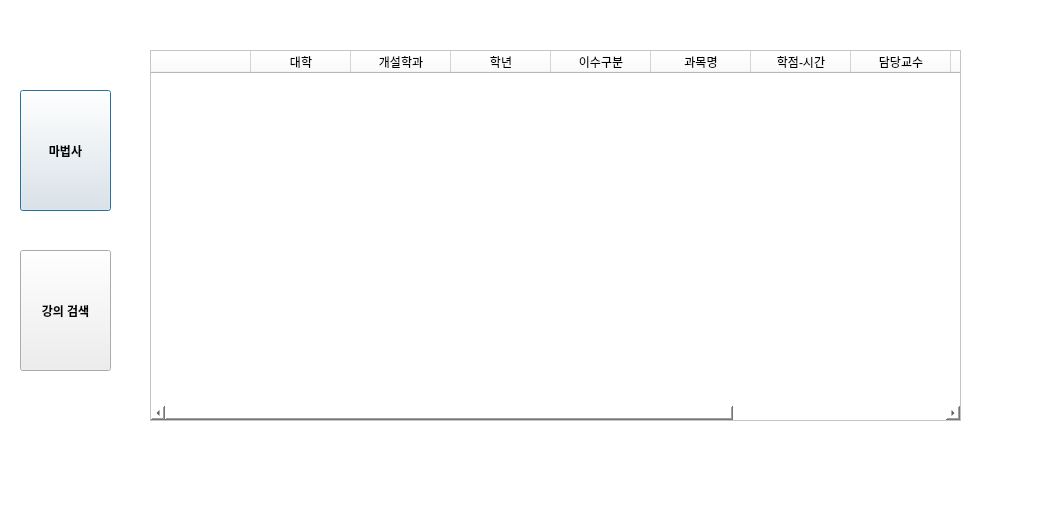
<?xml version="1.0" encoding="UTF-8"?>
<ui version="4.0">
 <class>Dialog</class>
 <widget class="QDialog" name="Dialog">
  <property name="geometry">
   <rect>
    <x>0</x>
    <y>0</y>
    <width>1042</width>
    <height>505</height>
   </rect>
  </property>
  <property name="windowTitle">
   <string>Dialog</string>
  </property>
  <property name="styleSheet">
   <string notr="true">background-color: rgb(255, 255, 255)</string>
  </property>
  <widget class="QTableWidget" name="table1">
   <property name="geometry">
    <rect>
     <x>150</x>
     <y>50</y>
     <width>811</width>
     <height>371</height>
    </rect>
   </property>
   <property name="dragEnabled">
    <bool>true</bool>
   </property>
   <property name="dragDropMode">
    <enum>QAbstractItemView::NoDragDrop</enum>
   </property>
   <property name="defaultDropAction">
    <enum>Qt::CopyAction</enum>
   </property>
   <property name="gridStyle">
    <enum>Qt::SolidLine</enum>
   </property>
   <property name="sortingEnabled">
    <bool>false</bool>
   </property>
   <property name="rowCount">
    <number>0</number>
   </property>
   <attribute name="horizontalHeaderCascadingSectionResizes">
    <bool>false</bool>
   </attribute>
   <column>
    <property name="text">
     <string/>
    </property>
   </column>
   <column>
    <property name="text">
     <string>대학</string>
    </property>
    <property name="background">
     <color>
      <red>242</red>
      <green>255</green>
      <blue>255</blue>
     </color>
    </property>
   </column>
   <column>
    <property name="text">
     <string>개설학과</string>
    </property>
   </column>
   <column>
    <property name="text">
     <string>학년</string>
    </property>
   </column>
   <column>
    <property name="text">
     <string>이수구분</string>
    </property>
   </column>
   <column>
    <property name="text">
     <string>과목명</string>
    </property>
   </column>
   <column>
    <property name="text">
     <string>학점-시간</string>
    </property>
   </column>
   <column>
    <property name="text">
     <string>담당교수</string>
    </property>
   </column>
   <column>
    <property name="text">
     <string>강의시간</string>
    </property>
   </column>
   <column>
    <property name="text">
     <string>강의유형</string>
    </property>
   </column>
   <column>
    <property name="text">
     <string>비고</string>
    </property>
   </column>
  </widget>
  <widget class="QPushButton" name="pushButton_1">
   <property name="geometry">
    <rect>
     <x>20</x>
     <y>90</y>
     <width>91</width>
     <height>121</height>
    </rect>
   </property>
   <property name="font">
    <font>
     <family>Arial</family>
     <weight>75</weight>
     <bold>true</bold>
    </font>
   </property>
   <property name="styleSheet">
    <string notr="true">background-color : rgb(238, 238, 238)</string>
   </property>
   <property name="text">
    <string>마법사</string>
   </property>
  </widget>
  <widget class="QPushButton" name="pushButton_2">
   <property name="geometry">
    <rect>
     <x>20</x>
     <y>250</y>
     <width>91</width>
     <height>121</height>
    </rect>
   </property>
   <property name="font">
    <font>
     <family>Arial</family>
     <weight>75</weight>
     <bold>true</bold>
    </font>
   </property>
   <property name="styleSheet">
    <string notr="true">background-color : rgb(238, 238, 238)</string>
   </property>
   <property name="text">
    <string>강의 검색</string>
   </property>
  </widget>
 </widget>
 <resources/>
 <connections/>
</ui>
